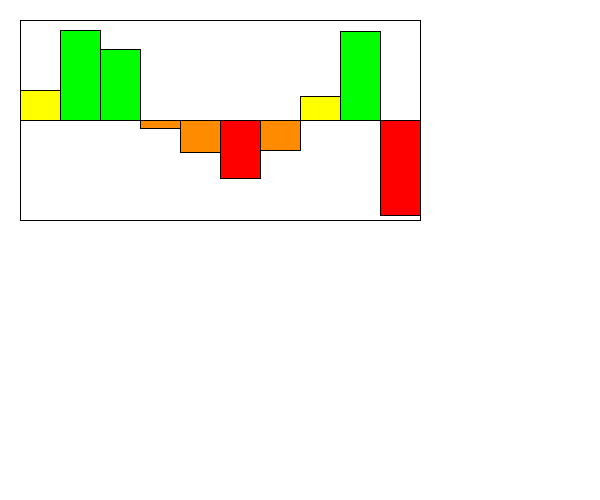
Frame 1 (no input)
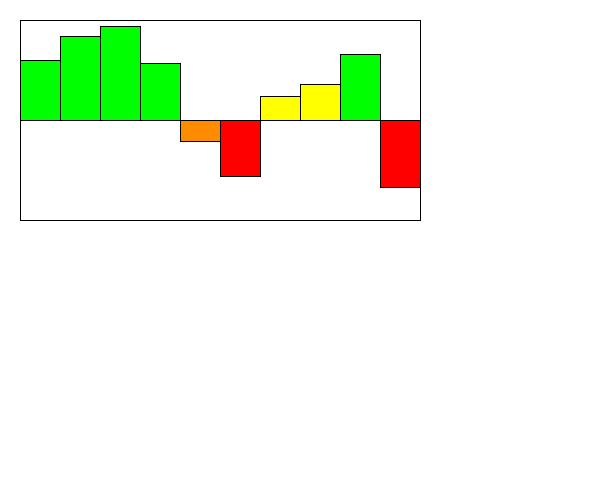
Frame 60 (the mouse pressed at the canvas centre just before this capture)
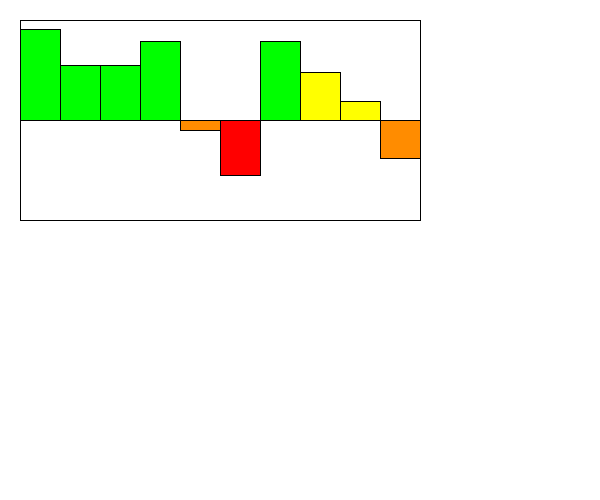
Frame 120 (the mouse held since frame 60 and released just before this capture)

The Processing sketch that drew these frames (run headless with seeded random() and noise(); from frame 60 on, the mouse is pressed at the canvas centre):

// Processing sketch: Section1
// ── Section1.pde
int MAX_VALUE = 100;
int MIN_VALUE = -100;
Visualizer v;

/*You are simulating a visualizer of multiple values
 You need to create a display method first. 
 Then you can make a method that changes the values each time the update is called. 
 */
class Visualizer {
  float x, y;
  float [] values;
  float [] speeds;
  Visualizer(float x, float y) {
    this.x = x;
    this.y = y;
    values = new float[10];
    speeds = new float[10];
    for (int i = 0; i < values.length; i++) {
      values[i] = random(-99, 99);
      speeds[i] = random(2);
    }
  }

  void display() {
    //draw the bars equally spaced inside this box. 
    //You can assume 10, but it would be even better 
    //if you could modify it to be larger increments.
    fill(255);
    rect(x, y, 400, 200);
    //This is a 200x400 box.
    //The width of the visualizer is 400! This rect is the border

    //the line is the 0 y-value, the top is 100, the bottom is -100
    line(x, y+100, x+400, y+100);

    //You need to use a loop. You need to make the HEIGHT of the bars 
    //the values in the array.
    //Negative values are red, and go below the line.
    //Positive values are green and go above the line.

    //???WRITE THIS METHOD!!!
    //THESE ARE WRONG: They just illustrate how they could look
    float rectWidth = 400 / values.length;
    float iterations = 0.0;
    for (float i : values) {
      if (y + 100 - i < 70) {
        fill(0,255,0);
      } else if (y + 100 - i > 70 && y + 100 - i < 120) {
        fill(255,255,0);
      } else if (y + 100 - i > 120 && y + 100 - i < 170) {
        fill(255,140,0);
      } else if (y + 100 - i > 120 && y + 100 - i > 170) {
        fill(255,0,0);
      }
      rect(20 + (iterations * rectWidth), y + 100 - i, rectWidth, i);
      iterations += 1.0;
    }

    //Width of the visualizer is 400!
  }
  void update() {
    //???WRITE THIS METHOD!!!
    for (int i = 0; i < values.length; i++) {
      values[i] += speeds[i];
      //??? keep them values between max/min value
      if (values[i] >= 100.0) {
        negate(speeds, i);
      }
      if (values[i] <= -100.0) {
        negate(speeds, i);
      }
      //??? reverse the speeds so they oscillate up/down when they reach max/min
    }
  }
  void negate(float[] data, int index) {
    data[index] = data[index] * -1;
  }
}

void setup() {
  size(600, 500);
  v = new Visualizer(20, 20);
}
void draw() {
  background(255);
  v.display();
  v.update();
}
